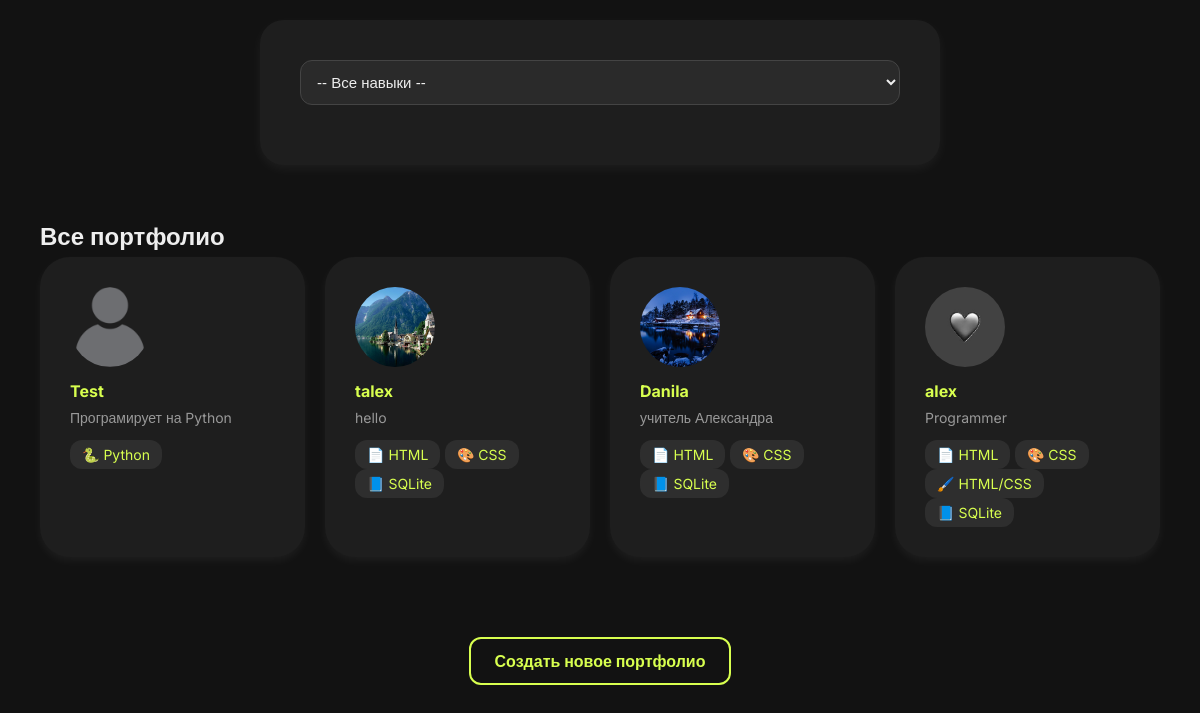
The page / on the database its author committed.
### tables this page shows
CREATE TABLE Portfolio (
    id INTEGER PRIMARY KEY AUTOINCREMENT,
    uuid TEXT NOT NULL,
    name TEXT NOT NULL,
    biography TEXT NOT NULL,
    github TEXT NOT NULL,
    telegram TEXT NOT NULL,
    avatar TEXT NOT NULL,
    skills TEXT NOT NULL);

### main.py (the view)
@app.route('/')
def all_portfolios():
    conn = sqlite3.connect(DB_NAME)
    c = conn.cursor()
    c.execute('Select uuid, name, biography, avatar, skills FROM portfolio')
    raw_data = c.fetchall()
    conn.close()
    filter_skill = request.args.get('skill')
    if filter_skill:
        filter_skill = filter_skill.strip().lower()
    else:
        filter_skill = None
    portfolios = []
    for uuid, name, bio, avatar, skills_str in raw_data:
        skills = []
        for s in skills_str.split(','):
            s = s.strip()
            if s:
                skills.append(s)
        skills_lower = []
        for s in skills:
            skills_lower.append(s.lower())
        if filter_skill is None or filter_skill in skills_lower:
            portfolios.append((uuid, name, bio, avatar, skills))
    return render_template('all_portfolios.html', portfolios=portfolios, tool_icons=tool_icons, current_skill=filter_skill or '')

### templates/all_portfolios.html (shortened to what this page needs)
<!DOCTYPE html>
<html lang="ru">
<head>
    <link rel="stylesheet" href="/static/style.css">
</head>
<body>
        <form method="GET" style="max-wight: 80%; margin-top: 20px;">
            <select class="form-select"
                    name="skill"
                    onchange="this.form.submit()">
                <option value="">-- Все навыки --</option>
            </select>
        </form>
    <div class="all-portfolio-container">
        <h1 class="all-title">Все портфолио</h1>
        <div class="grid">
            {% for uuid, name, bio, avatar, skills in portfolios %}
            <div class="card">
            <img src="{{url_for('static', filename=avatar if avatar else 'placeholder.png')}}" alt="avatar">
               <a href="{{ url_for('view_portfolio', uuid=uuid) }}"
                  target="_blank">
                    {{ name }}
                </a>
                <p class="bio-preview">{{  bio  }}</p>
                <div class="tool-list">
                    {% for tech, icon in tool_icons.items() %}
                        {% if tech in skills %}
                            <span class="badge">{{ icon }} {{ tech }}</span>
                        {% endif %}
                    {% endfor %}
                </div>
            </div>
            {%endfor%}
        </div>
    </div>
    <div style="text-align: center; margin-top: 40px;">
        <a href="{{ url_for('form') }}" class="button-secondary">Создать новое портфолио</a>
    </div>
</body>
</html>

### static/style.css (style rules this page uses)
body { margin: 0; font-family: 'Inter', sans-serif; background: #121212; color: #eee; min-height: 100vh; }
h1, h2, h3 { font-family: 'Space Grotesk', sans-serif; }
.container, .all-portfolio-container { padding: 40px; max-width: 1200px; margin: 0 auto; }
form { max-width: 600px; width: 100%; background: #1e1e1e; color: #eee; padding: 40px; margin: auto; border-radius: 24px; box-shadow: 0 4px 12px rgba(255,255,255,0.05); }
input[type="text"], input[type="file"], textarea, select { width: 100%; padding: 12px; background: #2a2a2a; color: #eee; border: 1px solid #444; border-radius: 12px; font-size: 15px; margin-bottom: 20px; box-sizing: border-box; transition: border-color 0.3s ease; }
.profile, .info, .card { background: #1e1e1e; border-radius: 30px; padding: 30px; box-shadow: 0 4px 10px rgba(255,255,255,0.05); color: #eee; }
h1 { font-size: 24px; margin-bottom: 5px; }
.badge { background: #2e2e2e; padding: 6px 12px; border-radius: 12px; font-size: 14px; display: inline-flex; align-items: center; gap: 6px; color: #d8ff4f; }
.grid { display: grid; grid-template-columns: repeat(auto-fill, minmax(220px, 1fr)); gap: 20px; width: 100%; }
.card img { width: 80px; height: 80px; border-radius: 50%; object-fit: cover; }
.card a { text-decoration: none; color: #d8ff4f; font-weight: bold; display: block; margin-top: 10px; }
.bio-preview { font-size: 14px; color: #999; margin-top: 8px; }
.button-secondary { display: inline-block; padding: 12px 24px; background-color: transparent; color: #d8ff4f; border: 2px solid #d8ff4f; border-radius: 12px; font-weight: bold; text-decoration: none; transition: all 0.2s ease; }

### rows shown on the page
Portfolio: avatar (placeholder picture), name "Test", biography "Програмирует на Python", tool_icons "🐍", tool_icons "Python"
Portfolio: avatar (picture), name "talex", biography "hello", tool_icons "📄" "🎨" "📘", tool_icons "HTML" "CSS" "SQLite"
Portfolio: avatar (picture), name "Danila", biography "учитель Александра", tool_icons "📄" "🎨" "📘", tool_icons "HTML" "CSS" "SQLite"
Portfolio: avatar (picture), name "alex", biography "Programmer", tool_icons "📄" "🎨" "🖌️" "📘", tool_icons "HTML" "CSS" "HTML/CSS" "SQLite"
